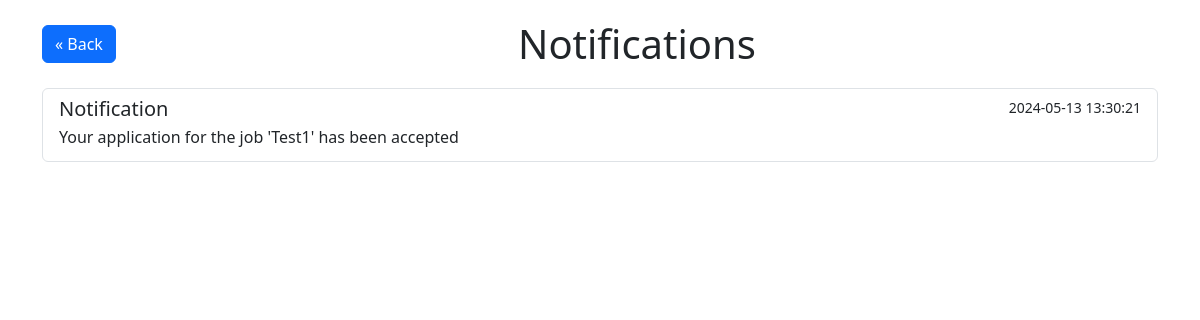
Screenshot of /pages/Notification.php (signed in) with the database file from the repository.
### tables this page shows
CREATE TABLE `Notification` (
  `NotificationID` int(11) NOT NULL,
  `SenderUserID` int(11) DEFAULT NULL,
  `ReceiverUserID` int(11) DEFAULT NULL,
  `NotificationMessage` text,
  `NotificationType` varchar(50) DEFAULT NULL,
  `Timestamp` timestamp NOT NULL DEFAULT CURRENT_TIMESTAMP
);

### pages/Notification.php (the view, shortened to what this page needs)
<!DOCTYPE html>
<html lang="en">
<head>
    <link href="https://cdn.jsdelivr.net/npm/bootstrap@5.3.0/dist/css/bootstrap.min.css" rel="stylesheet">
</head>
<body>
    <div class="container">
        <div class="header">
            <a href="javascript:history.back()" class="btn btn-primary back-btn">&laquo; Back</a>
            <h1 class="text-center mb-0 notification-title">Notifications</h1>
        </div>
        <?php
        include "../config/db.php";
        if (isset($_SESSION['user_id'])) {
            $userID = $_SESSION['user_id'];
            $sql = "SELECT * FROM `Notification` WHERE ReceiverUserID = $userID ORDER BY Timestamp DESC";
            $result = $conn->query($sql);
            if ($result->num_rows > 0) {
                echo '<div class="list-group">';
                while ($row = $result->fetch_assoc()) {
                    echo '<a href="#" class="list-group-item list-group-item-action">';
                    echo '<div class="d-flex w-100 justify-content-between">';
                    echo '<h5 class="mb-1">Notification</h5>';
                    echo '<small>' . $row['Timestamp'] . '</small>';
                    echo '</div>';
                    echo '<p class="mb-1">' . $row['NotificationMessage'] . '</p>';
                    echo '</a>';
                }
                echo '</div>';
            } else {
                echo '<div class="alert alert-info" role="alert">';
                echo 'No notifications found.';
                echo '</div>';
            }
        } else {
            echo '<div class="alert alert-danger" role="alert">';
            echo 'User ID not set. Please log in.';
            echo '</div>';
        }
        ?>
    </div>
</body>
</html>

### pages/Notification.php (style rules this page uses)
body { padding-top: 20px; }
.container { display: flex; flex-direction: column; align-items: center; justify-content: flex-start; min-height: 100vh; }
.header { width: 100%; display: flex; justify-content: space-between; align-items: center; margin-bottom: 20px; }
.back-btn { margin-right: auto; }
.notification-title { margin-right: auto; }
.list-group { width: 100%; max-width: 2000px; }
.list-group-item { cursor: pointer; }

### rows the page displays
notification: Timestamp "2024-05-13 13:30:21", NotificationMessage "Your application for the job 'Test1' has been accepted"
